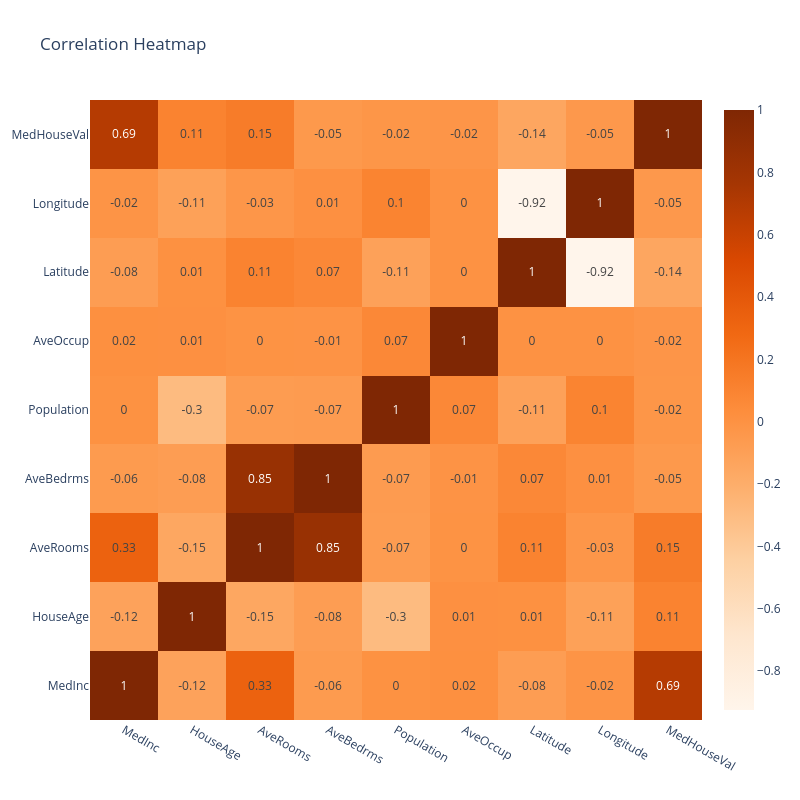

Notebook cell for this chart:
### Code cell
fig = go.Figure()

fig.add_trace(
    go.Heatmap(
        z = numeric_features.corr(),
        x = numeric_features.columns,
        y = numeric_features.columns,
        text = np.around(numeric_features.corr(), decimals=2),
        texttemplate="%{text}",
        colorscale = "oranges"
    )
)

fig.update_layout(
    title="Correlation Heatmap",
    xaxis_nticks=36,
    yaxis_nticks=36,
    width=800,
    height=800,
)

### Figure 1 — Plotly figure (JSON) as saved in the notebook; plotly's stock layout.template omitted (floating-point values rounded to 4 significant figures)
{"data": [{"colorscale": [[0, "rgb(255,245,235)"], [0.125, "rgb(254,230,206)"], [0.25, "rgb(253,208,162)"], [0.375, "rgb(253,174,107)"], [0.5, "rgb(253,141,60)"], [0.625, "rgb(241,105,19)"], [0.75, "rgb(217,72,1)"], [0.875, "rgb(166,54,3)"], [1, "rgb(127,39,4)"]], "text": [[1.0, -0.12, 0.33, -0.06, 0.0, 0.02, -0.08, -0.02, 0.69], [-0.12, 1.0, -0.15, -0.08, -0.3, 0.01, 0.01, -0.11, 0.11], [0.33, -0.15, 1.0, 0.85, -0.07, -0.0, 0.11, -0.03, 0.15], [-0.06, -0.08, 0.85, 1.0, -0.07, -0.01, 0.07, 0.01, -0.05], [0.0, -0.3, -0.07, -0.07, 1.0, 0.07, -0.11, 0.1, -0.02], [0.02, 0.01, -0.0, -0.01, 0.07, 1.0, 0.0, 0.0, -0.02], [-0.08, 0.01, 0.11, 0.07, -0.11, 0.0, 1.0, -0.92, -0.14], [-0.02, -0.11, -0.03, 0.01, 0.1, 0.0, -0.92, 1.0, -0.05], [0.69, 0.11, 0.15, -0.05, -0.02, -0.02, -0.14, -0.05, 1.0]], "texttemplate": "%{text}", "type": "heatmap", "x": ["MedInc", "HouseAge", "AveRooms", "AveBedrms", "Population", "AveOccup", "Latitude", "Longitude", "MedHouseVal"], "y": ["MedInc", "HouseAge", "AveRooms", "AveBedrms", "Population", "AveOccup", "Latitude", "Longitude", "MedHouseVal"], "z": [[1.0, -0.119, 0.3269, -0.06204, 0.004834, 0.01877, -0.07981, -0.01518, 0.6881], [-0.119, 1.0, -0.1533, -0.07775, -0.2962, 0.01319, 0.01117, -0.1082, 0.1056], [0.3269, -0.1533, 1.0, 0.8476, -0.07221, -0.004852, 0.1064, -0.02754, 0.1519], [-0.06204, -0.07775, 0.8476, 1.0, -0.0662, -0.006181, 0.06972, 0.01334, -0.0467], [0.004834, -0.2962, -0.07221, -0.0662, 1.0, 0.06986, -0.1088, 0.09977, -0.02465], [0.01877, 0.01319, -0.004852, -0.006181, 0.06986, 1.0, 0.002366, 0.002476, -0.02374], [-0.07981, 0.01117, 0.1064, 0.06972, -0.1088, 0.002366, 1.0, -0.9247, -0.1442], [-0.01518, -0.1082, -0.02754, 0.01334, 0.09977, 0.002476, -0.9247, 1.0, -0.04597], [0.6881, 0.1056, 0.1519, -0.0467, -0.02465, -0.02374, -0.1442, -0.04597, 1.0]]}], "layout": {"height": 800, "title": {"text": "Correlation Heatmap"}, "width": 800, "xaxis": {"nticks": 36}, "yaxis": {"nticks": 36}}}
